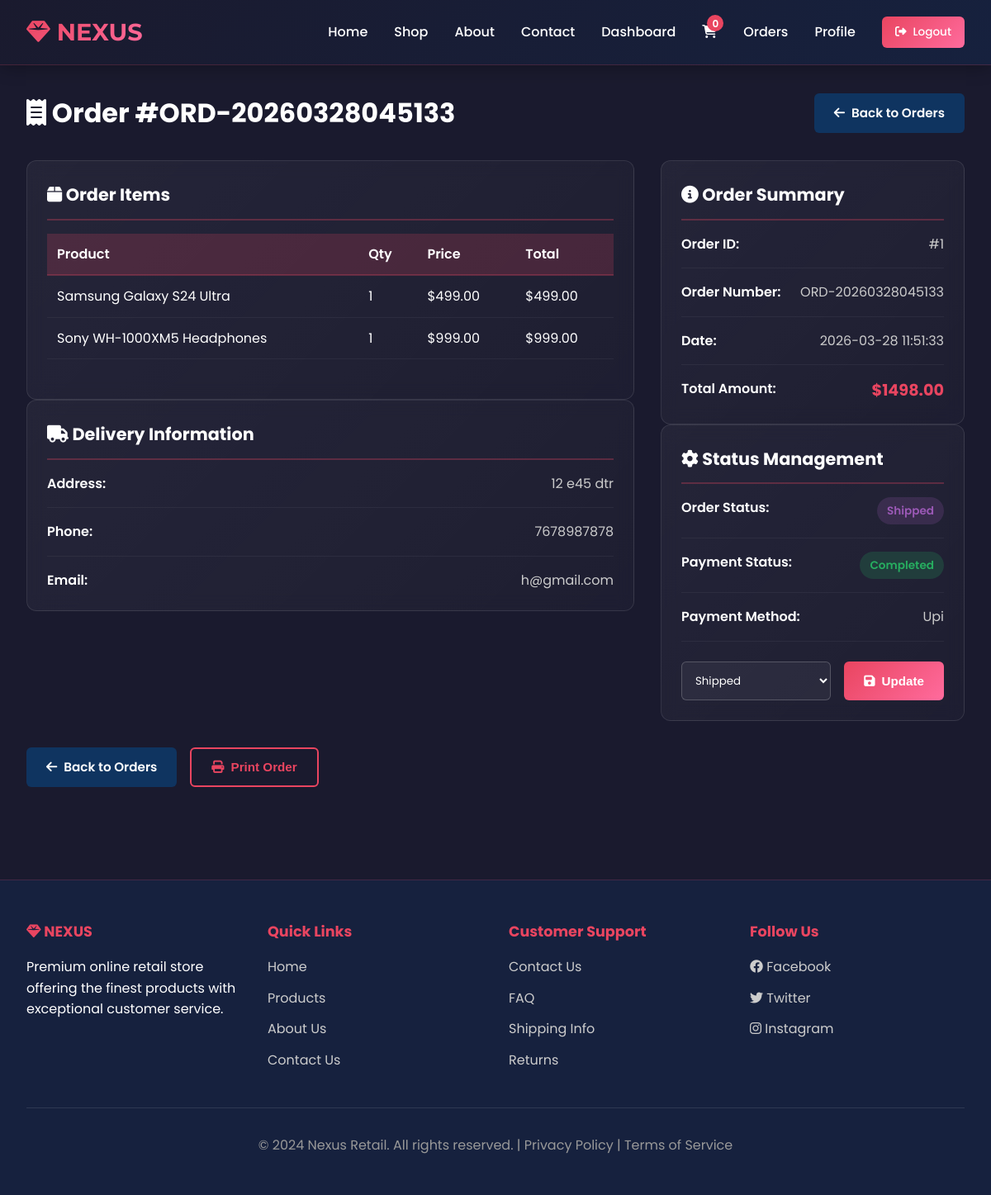
Page /admin/order/1 (signed in) on the committed database.
### tables this page shows
CREATE TABLE orders (
            id INTEGER PRIMARY KEY AUTOINCREMENT,
            user_id INTEGER NOT NULL,
            order_number TEXT UNIQUE NOT NULL,
            total_amount REAL NOT NULL,
            payment_method TEXT,
            payment_status TEXT DEFAULT 'pending',
            delivery_address TEXT,
            delivery_phone TEXT,
            delivery_email TEXT,
            status TEXT DEFAULT 'pending',
            created_at TIMESTAMP DEFAULT CURRENT_TIMESTAMP,
            FOREIGN KEY(user_id) REFERENCES users(id)
        );

CREATE TABLE order_items (
            id INTEGER PRIMARY KEY AUTOINCREMENT,
            order_id INTEGER NOT NULL,
            product_id INTEGER NOT NULL,
            quantity INTEGER NOT NULL,
            price REAL NOT NULL,
            FOREIGN KEY(order_id) REFERENCES orders(id),
            FOREIGN KEY(product_id) REFERENCES products(id)
        );

CREATE TABLE products (
            id INTEGER PRIMARY KEY AUTOINCREMENT,
            name TEXT NOT NULL,
            category TEXT NOT NULL,
            description TEXT,
            price REAL NOT NULL,
            original_price REAL,
            image_url TEXT,
            stock INTEGER DEFAULT 0,
            rating REAL DEFAULT 0,
            reviews_count INTEGER DEFAULT 0,
            created_at TIMESTAMP DEFAULT CURRENT_TIMESTAMP
        );

### app.py (the view)
@app.route('/admin/order/<int:order_id>')
@admin_required
def admin_order_detail(order_id):
    db = get_db()
    order = db.execute('''
        SELECT o.*, u.* FROM orders o
        JOIN users u ON o.user_id = u.id
        WHERE o.id = ?
    ''', (order_id,)).fetchone()
    if not order:
        flash('Order not found.', 'danger')
        return redirect(url_for('admin_orders'))
    order_items = db.execute('''
        SELECT oi.*, p.name, p.image_url FROM order_items oi
        JOIN products p ON oi.product_id = p.id
        WHERE oi.order_id = ?
    ''', (order_id,)).fetchall()
    db.close()
    return render_template('admin_order_detail.html', order=order, order_items=order_items)

### app.py (called while the page is built)
def get_db():
    db = sqlite3.connect(DATABASE)
    db.row_factory = sqlite3.Row
    return db

def admin_required(f):
    @wraps(f)
    def decorated_function(*args, **kwargs):
        if 'user_id' not in session:
            flash('Please log in first.', 'danger')
            return redirect(url_for('login'))
        db = get_db()
        user = db.execute('SELECT is_admin FROM users WHERE id = ?', (session['user_id'],)).fetchone()
        db.close()
        if not user or not user['is_admin']:
            flash('Admin access required.', 'danger')
            return redirect(url_for('index'))
        return f(*args, **kwargs)
    return decorated_function

### templates/admin_order_detail.html (shortened to what this page needs)
{% extends "base.html" %}
{% block content %}
<div class="container">
    <div class="admin-header">
        <h1><i class="fas fa-receipt"></i> Order #{{ order.order_number }}</h1>
        <a href="{{ url_for('admin_orders') }}" class="btn btn-secondary">
            <i class="fas fa-arrow-left"></i> Back to Orders
        </a>
    </div>
    <div class="order-detail-wrapper">
        <div>
            <div class="detail-section">
                <h3><i class="fas fa-box"></i> Order Items</h3>
                <table class="items-table">
                    <thead>
                        <tr>
                            <th>Product</th>
                            <th>Qty</th>
                            <th>Price</th>
                            <th>Total</th>
                        </tr>
                    </thead>
                    <tbody>
                        {% for item in order_items %}
                        <tr>
                            <td>{{ item.name }}</td>
                            <td>{{ item.quantity }}</td>
                            <td>${{ "%.2f" | format(item.price) }}</td>
                            <td>${{ "%.2f" | format(item.quantity * item.price) }}</td>
                        </tr>
                        {% endfor %}
                    </tbody>
                </table>
            </div>
            <div class="detail-section">
                <h3><i class="fas fa-truck"></i> Delivery Information</h3>
                <div class="detail-row">
                    <span class="detail-label">Address:</span>
                    <span class="detail-value">{{ order.delivery_address }}</span>
                </div>
                <div class="detail-row">
                    <span class="detail-label">Phone:</span>
                    <span class="detail-value">{{ order.delivery_phone }}</span>
                </div>
                <div class="detail-row">
                    <span class="detail-label">Email:</span>
                    <span class="detail-value">{{ order.delivery_email }}</span>
                </div>
            </div>
        </div>
        <div>
            <div class="detail-section">
                <h3><i class="fas fa-info-circle"></i> Order Summary</h3>
                <div class="detail-row">
                    <span class="detail-label">Order ID:</span>
                    <span class="detail-value">#{{ order.id }}</span>
                </div>
                <div class="detail-row">
                    <span class="detail-label">Order Number:</span>
                    <span class="detail-value">{{ order.order_number }}</span>
                </div>
                <div class="detail-row">
                    <span class="detail-label">Date:</span>
                    <span class="detail-value">
                        {% if order.created_at %}
                            {{ order.created_at.strftime('%b %d, %Y %I:%M %p') if order.created_at.strftime else order.created_at }}
                        {% else %}
                            N/A
                        {% endif %}
                    </span>
                </div>
                <div class="detail-row">
                    <span class="detail-label">Total Amount:</span>
                    <span class="detail-value" style="color: var(--highlight); font-size: 1.2rem; font-weight: 700;">
                        ${{ "%.2f" | format(order.total_amount) }}
                    </span>
                </div>
            </div>
            <div class="detail-section">
                <h3><i class="fas fa-cog"></i> Status Management</h3>
                <div class="detail-row">
                    <span class="detail-label">Order Status:</span>
                    <span class="detail-value">
                        <span class="status-badge status-{{ order.status }}">
                            {{ order.status | capitalize }}
                        </span>
                    </span>
                </div>
                <div class="detail-row">
                    <span class="detail-label">Payment Status:</span>
                    <span class="detail-value">
                        <span class="payment-badge payment-{{ order.payment_status }}">
                            {{ order.payment_status | capitalize }}
                        </span>
                    </span>
                </div>
                <div class="detail-row">
                    <span class="detail-label">Payment Method:</span>
                    <span class="detail-value">{{ order.payment_method | default('N/A') | capitalize }}</span>
                </div>
                <div class="status-update">
                    <select id="status-select" onchange="updateOrderStatus({{ order.id }}, this.value)">
                        <option value="shipped" {% if order.status == 'shipped' %}selected{% endif %}>Shipped</option>
                    </select>
                    <button type="button" class="btn btn-primary" onclick="updateOrderStatus({{ order.id }}, document.getElementById('status-select').value)">
                        <i class="fas fa-save"></i> Update
                    </button>
                </div>
            </div>
        </div>
    </div>
    <div class="action-buttons">
        <a href="{{ url_for('admin_orders') }}" class="btn btn-secondary">
            <i class="fas fa-arrow-left"></i> Back to Orders
        </a>
        <button type="button" class="btn btn-outline" onclick="window.print()">
            <i class="fas fa-print"></i> Print Order
        </button>
    </div>
</div>
{% endblock %}

### templates/base.html (shortened to what this page needs)
<!DOCTYPE html>
<html lang="en">
<head>
    <link href="https://cdnjs.cloudflare.com/ajax/libs/font-awesome/6.4.0/css/all.min.css" rel="stylesheet">
</head>
<body>
    <nav class="navbar">
        <div class="navbar-content">
            <a href="/" class="logo">
                <i class="fas fa-gem"></i> NEXUS
            </a>
            <ul class="nav-links">
                <li><a href="/" {% if request.endpoint == 'index' %}class="active"{% endif %}>Home</a></li>
                <li><a href="/products" {% if request.endpoint == 'products' %}class="active"{% endif %}>Shop</a></li>
                <li><a href="/about" {% if request.endpoint == 'about' %}class="active"{% endif %}>About</a></li>
                <li><a href="/contact" {% if request.endpoint == 'contact' %}class="active"{% endif %}>Contact</a></li>
                {% if session.get('is_admin') %}
                    <li><a href="/admin/dashboard" {% if request.endpoint == 'dashboard' %}class="active"{% endif %}>Dashboard</a></li>
                {% endif %}
                {% if session.get('user_id') %}
                    <li><a href="/cart" class="icon-link">
                        <i class="fas fa-shopping-cart"></i>
                        <span class="badge" id="cart-count">0</span>
                    </a></li>
                    <li><a href="/orders">Orders</a></li>
                    <li><a href="/profile">Profile</a></li>
                    <li><a href="/logout" class="btn btn-primary btn-sm"><i class="fas fa-sign-out-alt"></i> Logout</a></li>
                {% else %}
                    <li><a href="/login" class="btn btn-primary btn-sm"><i class="fas fa-sign-in-alt"></i> Login</a></li>
                {% endif %}
            </ul>
        </div>
    </nav>
    <div class="page-wrapper">
        {% block content %}{% endblock %}
    </div>
    <footer class="footer">
        <div class="footer-content">
            <div class="footer-section">
                <h3><i class="fas fa-gem"></i> NEXUS</h3>
                <p>Premium online retail store offering the finest products with exceptional customer service.</p>
            </div>
            <div class="footer-section">
                <h3>Quick Links</h3>
                <ul>
                    <li><a href="/">Home</a></li>
                    <li><a href="/products">Products</a></li>
                    <li><a href="/about">About Us</a></li>
                    <li><a href="/contact">Contact Us</a></li>
                </ul>
            </div>
            <div class="footer-section">
                <h3>Customer Support</h3>
                <ul>
                    <li><a href="/contact">Contact Us</a></li>
                    <li><a href="#">FAQ</a></li>
                    <li><a href="#">Shipping Info</a></li>
                    <li><a href="#">Returns</a></li>
                </ul>
            </div>
            <div class="footer-section">
                <h3>Follow Us</h3>
                <ul>
                    <li><a href="#"><i class="fab fa-facebook"></i> Facebook</a></li>
                    <li><a href="#"><i class="fab fa-twitter"></i> Twitter</a></li>
                    <li><a href="#"><i class="fab fa-instagram"></i> Instagram</a></li>
                </ul>
            </div>
        </div>
        <div class="footer-bottom">
            <p>&copy; 2024 Nexus Retail. All rights reserved. | Privacy Policy | Terms of Service</p>
        </div>
    </footer>
</body>
</html>

### templates/base.html (style rules this page uses)
* { margin: 0; padding: 0; box-sizing: border-box; }
:root { --primary: #1a1a2e; --secondary: #16213e; --accent: #0f3460; --highlight: #e94560; --light: #f8f9fa; --gray: #c4c4c4; --dark: #0f0f1e; --success: #27ae60; --danger: #e74c3c; --warning: #f39c12; }
body { font-family: 'Poppins', sans-serif; background-color: var(--primary); color: #fff; line-height: 1.6; overflow-x: hidden; }
.navbar { background: linear-gradient(135deg, var(--primary) 0%, var(--secondary) 100%); padding: 1rem 0; position: sticky; top: 0; z-index: 1000; border-bottom: 1px solid rgba(233, 69, 96, 0.2); box-shadow: 0 2px 20px rgba(0, 0, 0, 0.3); }
.navbar-content { display: flex; justify-content: space-between; align-items: center; padding: 0 2rem; max-width: 1400px; margin: 0 auto; }
.logo { font-family: 'Montserrat', sans-serif; font-size: 1.8rem; font-weight: 700; background: linear-gradient(135deg, var(--highlight) 0%, #ff6b9d 100%); -webkit-background-clip: text; -webkit-text-fill-color: transparent; background-clip: text; text-decoration: none; display: flex; align-items: center; gap: 0.5rem; }
.nav-links { display: flex; gap: 2rem; align-items: center; list-style: none; }
.nav-links a { color: #fff; text-decoration: none; font-weight: 500; transition: all 0.3s ease; position: relative; }
.nav-links a:after { content: ''; position: absolute; bottom: -5px; left: 0; width: 0; height: 2px; background: var(--highlight); transition: width 0.3s ease; }
.icon-link { position: relative; display: inline-block; }
.icon-link .badge { position: absolute; top: -8px; right: -8px; background: var(--highlight); color: white; border-radius: 50%; width: 20px; height: 20px; display: flex; align-items: center; justify-content: center; font-size: 0.75rem; font-weight: 600; }
.container { max-width: 1400px; margin: 0 auto; padding: 2rem; }
.page-wrapper { min-height: 80vh; animation: fadeIn 0.6s ease; }
.btn { padding: 0.75rem 1.5rem; border: none; border-radius: 6px; font-weight: 600; cursor: pointer; transition: all 0.3s ease; font-size: 0.95rem; display: inline-flex; align-items: center; gap: 0.5rem; text-decoration: none; }
.btn-primary { background: linear-gradient(135deg, var(--highlight) 0%, #ff6b9d 100%); color: white; }
.btn-secondary { background: var(--accent); color: white; }
.btn-outline { background: transparent; border: 2px solid var(--highlight); color: var(--highlight); }
.btn-sm { padding: 0.5rem 1rem; font-size: 0.85rem; }
.footer { background: var(--secondary); padding: 3rem 2rem; margin-top: 5rem; border-top: 1px solid rgba(233, 69, 96, 0.2); }
.footer-content { display: grid; grid-template-columns: repeat(auto-fit, minmax(250px, 1fr)); gap: 2rem; max-width: 1400px; margin: 0 auto 2rem; }
.footer-section h3 { color: var(--highlight); margin-bottom: 1rem; font-size: 1.1rem; }
.footer-section ul { list-style: none; }
.footer-section ul li { margin-bottom: 0.75rem; }
.footer-section a { color: #ccc; text-decoration: none; transition: color 0.3s ease; }
.footer-bottom { text-align: center; padding-top: 2rem; border-top: 1px solid rgba(255, 255, 255, 0.1); color: #999; }
input, textarea, select { width: 100%; padding: 0.75rem; border: 2px solid rgba(255, 255, 255, 0.1); border-radius: 6px; background: rgba(255, 255, 255, 0.05); color: #fff; font-family: 'Poppins', sans-serif; transition: all 0.3s ease; }
table { width: 100%; border-collapse: collapse; margin: 1.5rem 0; }
thead { background: rgba(233, 69, 96, 0.1); border-bottom: 2px solid var(--highlight); }
th, td { padding: 1rem; text-align: left; border-bottom: 1px solid rgba(255, 255, 255, 0.1); }

### rows in the picture
orders: order_number "ORD-20260328045133", delivery_address "12 e45 dtr", delivery_phone "7678987878", delivery_email "h@gmail.com", created_at "2026-03-28 11:51:33", total_amount "1498.00", status "Shipped", payment_status "Completed", payment_method "Upi"
order_items: name "Samsung Galaxy S24 Ultra", quantity "1", price "499.00", item.quantity*item.price "499.00"
order_items: name "Sony WH-1000XM5 Headphones", quantity "1", price "999.00", item.quantity*item.price "999.00"

### other values in the picture
{{ order.id }} "1"
